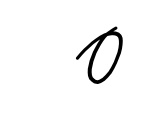
#> input picture raw_dataset/0/12488.jpg, 155 x 137 px; its folder holds only this picture in this run
$ python preprocess_organize_data.py
#> lines starting #> are read from the running program, lines starting #| are printed output that depends on the picture; after the words box and inside, x2 and y2 are one past the last pixel; in counts of white or black regions, pixels touching at a corner belong together
''' Student: Marisol Antunez '''

import os
import numpy as np
import pandas as pd
import matplotlib.pyplot as plt

from skimage import io
from skimage.io import imread, imsave
from skimage.util import invert
from skimage.color import rgb2gray
from skimage.transform import resize

from sklearn.utils import shuffle
from sklearn.model_selection import train_test_split


NUMBERS = ['0','1', '2', '3', '4', '5', '6', '7', '8', '9']
OPERATOR = ['add', 'div', 'mul', 'sub']


DIRECTORY ='raw_dataset/'
PROCESS_DIRECTORY ='dataset/'
PROCESS_DIRECTORY2 ='processed_dataset/'

X_TRAIN_CSV = PROCESS_DIRECTORY + 'x_train.csv'
Y_TRAIN_CSV = PROCESS_DIRECTORY + 'y_train.csv'
X_TEST_CSV = PROCESS_DIRECTORY + 'x_test.csv'
Y_TEST_CSV = PROCESS_DIRECTORY + 'y_test.csv'


images=[] #input array
target=[] #output array


def crop_image(image, tol=0):
    '''Crops blank space of a 2D image with a tolerance of 0'''
    image = invert(image)
    mask = image>tol

    # Find region of interest
    roi = np.ix_(mask.any(1),mask.any(0))
    cropped_image = image[roi]
    cropped_image = invert(cropped_image)

    return cropped_image


def preprocess_images(categories, cropLimit=200, cropImage=True):
    '''Reads the images from a given file path. '''
#> called with cropLimit = 100, cropImage = True
    total = 0
    saved = 0

    for category in categories:
        path = os.path.join(DIRECTORY, category)

        for img in os.listdir(path):
            total += 1

            # Read Image and transform to gray
            image = imread(os.path.join(path,img))
#> image is the input picture: shape (137, 155, 3); min 0, max 255, mean 247.8
            image = resize(image,(200, 200, 3))
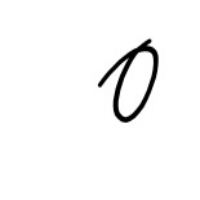
#> image: shape (200, 200, 3) float64; min 0, max 1, mean 0.972
            image = rgb2gray(image)
#> image: shape (200, 200) float64


            # Normalize Image
            image = ((image - np.min(image))/( np.max(image) - np.min(image))) * 255

            # Remove blank soroundings of image
            if(cropImage):
                image = crop_image(image)
#> in crop_image, `image = invert(image)`:
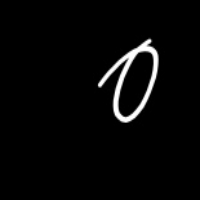
#> image: shape (200, 200) float64; min -254, max 1, mean -246.8; drawn with min black and max white
#> in crop_image, `mask = image>tol`:
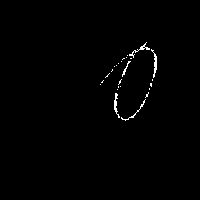
#> mask: shape (200, 200) bool; 0.78% white in thin lines or dots, all inside (x1, y1, x2, y2) = (100, 42, 157, 121)
#> in crop_image, `cropped_image = image[roi]`:
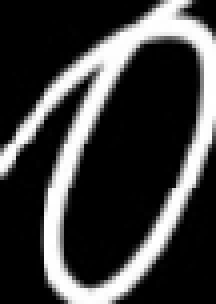
#> cropped_image: shape (76, 54) float64 (shown 4 times larger); min -254, max 1, mean -191.3; drawn with min black and max white
#> in crop_image, `cropped_image = invert(cropped_image)`:
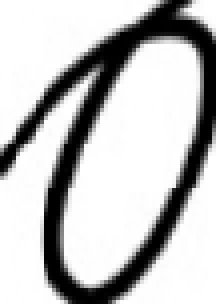
#> cropped_image: shape (76, 54) float64 (shown 4 times larger); min 0, max 255, mean 192.3

                # If crop wasn't succesful skip image
                _ , width = np.array(image).shape
#> width = 54
                if(width >= cropLimit): continue
            saved += 1

            # Resize images to same dimension after cropping
            image = resize(image, (30, 30))
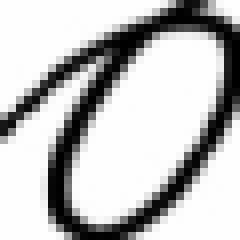
#> image: shape (30, 30) float64 (shown 8 times larger); min 0.157, max 255, mean 192.1

            # Save images
            path2 = os.path.join(PROCESS_DIRECTORY2, category)
            path2 = os.path.join(path2,img)
            imsave(path2, image)

            # Collapse image to 1-D
            image = image.flatten()
#> image = 900 values, max 255 at index 63, min 0.157 at index 299, mean 192.1
            image = np.int_(image)
#> image = 900 values, max 254 at index 0, min 0 at index 81, mean 191.5

            # Save image and its target value
            images.append(image)
            target.append(category)


        percentage = (saved/total)*100
        percentage = np.round(percentage, 1)
        print(f'loaded category: {category}, kept {percentage}% -> {saved} images')
#> pass 2 of the loop in preprocess_images, `for category in categories:`:
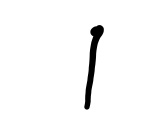
#> input picture raw_dataset/1/10843.jpg, 155 x 135 px
#> in preprocess_images, image is the input picture: shape (135, 155, 3); min 0, max 255, mean 248.1
#> in crop_image (call 2), `mask = image>tol`:
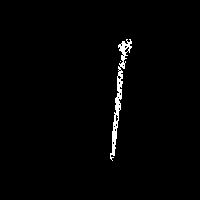
#> mask: shape (200, 200) bool; 1.4% white; 2 white regions (1 under 20 px), largest, box (x1, y1, x2, y2) and area: (110, 39, 132, 161) 559
#> in preprocess_images, `image = resize(image, (30, 30))`:
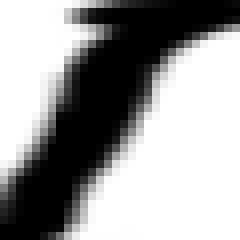
#> image: shape (30, 30) float64 (shown 8 times larger); min 0.0319, max 255, mean 156.2
#> in preprocess_images, `image = image.flatten()`: image = 900 values, max 255 at index 0, min 0.0319 at index 577, mean 156.2
#> in preprocess_images, `image = np.int_(image)`: image = 900 values, max 255 at index 0, min 0 at index 23, mean 155.7


def shuffle_dataset(dataset):
    '''Shiffles the rows of given dataset and resets its index'''
    dataset = shuffle(dataset, random_state=1)
    dataset.reset_index(inplace=True, drop=True)

    return dataset


def write_csv(dataset, filename):
    '''Write a dataset to a csv with given filename'''
    dataset.to_csv(filename, header=True, index=False, mode='w')


def main():

    # Read and preprocess images
    preprocess_images(NUMBERS, 100)
    preprocess_images(OPERATOR, 150)

    # Merge images and target values into dataframe
    img=np.array(images)
    trgt=np.array(target)

    dataset = pd.DataFrame(img)
    dataset['Target']=trgt


    # Shuffle rows of dataset
    dataset = shuffle_dataset(dataset)
    x = dataset.iloc[:,:-1] # Images
    y = dataset.iloc[:,-1]  # Target values
    print(dataset)
    print(x)
    print(y)

    # Split training and test sets and save in csv file
    x_train, x_test, y_train, y_test = train_test_split(x, y, train_size=0.80, test_size=0.20, random_state=2)

    # [4 lines of commented-out code are left out]


#> (the run stopped early here; a loop or call above may not have finished)
